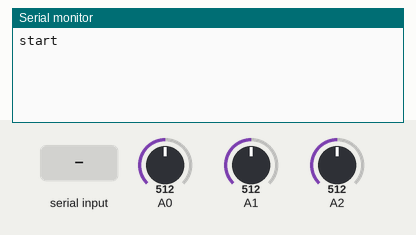
A sketch run on a simulated Arduino Uno, built with avr-gcc and run on an emulated ATmega328P. On the bench: the last lines printed to the serial monitor. The inputs (shaded band) are chosen by the test bench; at power-on: A0 = 512, A1 = 512, A2 = 512.

Above: at 1.2 s.
1.3 s: "stop" received over Serial
At 3.5 s:
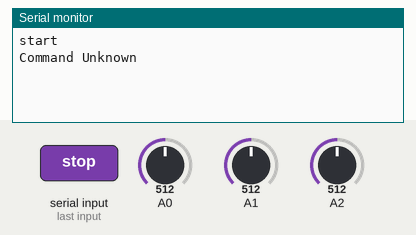
3.8 s: "start" received over Serial
At 4.91 s:
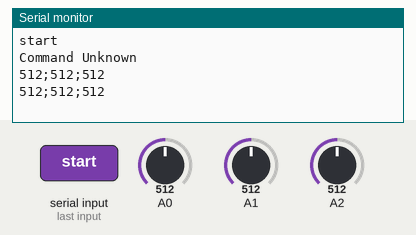

The sketch:

test_code2.ino
```cpp
int _time = 0;
int samplingTime = 100;

void setup() {

  Serial.begin(9600);
  while(!Serial){}
  Serial.println("start");
}

void loop() {
  if(Serial.available() > 0){
    Decode(Serial.readString());
  }
}


void SetSampling(){
  Serial.println("Insert a new sampling time: ");
  while(1){
      if(Serial.available() > 0){
        _time = Serial.readString().toInt();
        if(_time){
          samplingTime = _time;
          Serial.println("Ok");
        }else{
          Serial.println("Value not valid");
        }
        return;
      }

  }
}

void SendValue(){
  while(1){
      if(Serial.available() > 0 && Serial.readString() == "stop"){
        return;
      }
      Serial.print(analogRead(A0));
      Serial.print(";");
      Serial.print(analogRead(A1));
      Serial.print(";");
      Serial.println(analogRead(A2));
      delay(samplingTime);
  }
}

void Decode(String command){
  if(command == "start"){
    SendValue();
  }else{
      if(command == "set"){
        SetSampling();
        }else{
        Serial.println("Command Unknown");
      }
    }
}
```

Measured:
- after the input at 1.3 s, the serial monitor: prints a new line after 1.0 s (image 1)
- after the input at 3.8 s, the serial monitor: prints a new line after 1.0 s (image 2)
